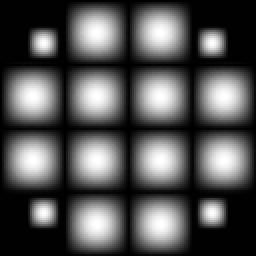
#> input picture hw4/test images/demo-2.tif, 128 x 128 px, found by its file name (shown 2 times larger)
$ python 2.py
#> lines starting #> are read from the running program, lines starting #| are printed output that depends on the picture
#> further down, image is the input picture: shape (128, 128); min 0, max 255, mean 83.5
import cv2
import os
import numpy as np

# Daubechies小波的低通和高通滤波器系数
def daubechies_wavelet_filters():
    # db1 小波 (Haar小波)
    # low_pass = np.array([1 / np.sqrt(2), 1 / np.sqrt(2)])
    # high_pass = np.array([-1 / np.sqrt(2), 1 / np.sqrt(2)])
    g0 = np.array([0.0332, -0.0126, -0.0992, 0.2979, 0.8037, 0.4976, -0.0296, -0.0758])
    g1 = np.array([0.0758, 0.0296, -0.4976, 0.8037, -0.2979, -0.0992, 0.0126, 0.0332])
    h0 = np.array([0.0758, -0.0296, -0.4976, -0.8037, -0.2979, 0.0992, 0.0296, -0.0758])
    h1 = np.array([0.0332, 0.0126, -0.0992, -0.2979, 0.8037, -0.4976, -0.0296, 0.0758])

    return h0, h1, g0, g1

# 卷积函数
def convolve(signal1, signal2):
    # 获取输入信号的长度
    len_signal1 = len(signal1)
    len_signal2 = len(signal2)

    # 计算卷积结果的长度
    output_length = len_signal1 + len_signal2 - 1
    output = np.zeros(output_length)

    # 进行卷积操作
    for i in range(len_signal1):
        for j in range(len_signal2):
            output[i + j] += signal1[i] * signal2[j]

    return output

# 一维小波变换
def discrete_wavelet_transform_1d(signal):
    # 获取Daubechies小波的滤波器系数
    low_pass, high_pass, _, _ = daubechies_wavelet_filters()

    # 低频和高频系数
    # cA = np.convolve(signal, low_pass, mode='full')[::2]
    # cD = np.convolve(signal, high_pass, mode='full')[::2]

    cA = convolve(signal, low_pass)[::2]
    cD = convolve(signal, high_pass)[::2]

    return cA, cD

# 二维小波变换
def discrete_wavelet_transform_2d(image):
    # 对图像的每一行进行一维小波变换
    rows_transformed_0 = np.zeros_like(image, dtype=np.float64)
    rows_transformed_1 = np.zeros_like(image, dtype=np.float64)
    cA_rows = []
    cD_rows = []

    for i in range(image.shape[0]):
        cA, cD = discrete_wavelet_transform_1d(image[i, :])
        cA_rows.append(cA)
        cD_rows.append(cD)
        rows_transformed_0[i, :len(cA)] = cA  # 保存低频系数
        rows_transformed_1[i, :len(cD)] = cD  # 保存高频系数

    cA_rows = np.array(cA_rows)
    cD_rows = np.array(cD_rows)

    # 对每一列进行一维小波变换
    cA_ = []
    cV_ = []

    for i in range(len(cA_rows[0])):
        cA, cV = discrete_wavelet_transform_1d(rows_transformed_0[:, i])
        cA_.append(cA)
        cV_.append(cV)
#> this loop made 68 passes
    cA_final = np.array(cA_).T
    cV_final = np.array(cV_).T

    cH_ = []
    cD_ = []

    for i in range(len(cD_rows[0])):
        cH, cD = discrete_wavelet_transform_1d(rows_transformed_1[:, i])
        cH_.append(cH)
        cD_.append(cD)

    cH_final = np.array(cH_).T
    cD_final = np.array(cD_).T
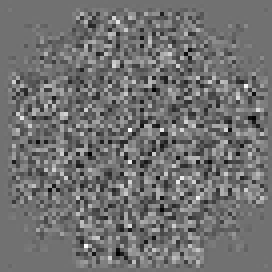
#> cD_final: shape (68, 68) float64 (shown 4 times larger); min -2.86, max 3.56, mean -0.0073; drawn with min black and max white

    return cA_final, cV_final, cH_final, cD_final

def concatenate_images(i1, i2, i3, i4):
    top_row = np.hstack((i1, i2))
    bottom_row = np.hstack((i3, i4))
    return np.vstack((top_row, bottom_row))


def process(image, level=1):
    # 进行二维小波变换
    cA, cV, cH, cD = discrete_wavelet_transform_2d(image)

    # 归一化系数到 0-255 范围
    cA_norm = cv2.normalize(cA, None, 0, 255, cv2.NORM_MINMAX)
    cH_norm = cv2.normalize(cH, None, 0, 255, cv2.NORM_MINMAX)
    cV_norm = cv2.normalize(cV, None, 0, 255, cv2.NORM_MINMAX)
    cD_norm = cv2.normalize(cD, None, 0, 255, cv2.NORM_MINMAX)

    # 将子图调整为相同大小（保持近似系数的大小）
    size = (cA.shape[1], cA.shape[0])

    # 使用归一化的系数并调整大小
    cA_resized = cA_norm
    cD_resized = cD_norm
    cH_resized = cH_norm
    cV_resized = cV_norm

    if level > 1:
        # 递归调用 process 函数
        cA_resized = process(cA_resized, level - 1)

    cA_resized = cv2.resize(cA_resized, size, interpolation=cv2.INTER_LANCZOS4)

    reconstructed_image = concatenate_images(cA_resized, cV_resized, cH_resized, cD_resized)

    return reconstructed_image

# 设置工作目录并加载图像
current_dir = os.path.dirname(os.path.abspath(__file__))
os.chdir(current_dir)
image_path = r"test images\\demo-2.tif"
image = cv2.imread(image_path, cv2.IMREAD_GRAYSCALE)

# 处理图像以获取最终结果
result1 = process(image, 1)
result2 = process(image, 2)
#> call 2 of process, with level = 2
#> the loop in discrete_wavelet_transform_2d (call 2), `for i in range(len(cA_rows[0])):` made 68 passes
#> the loop in discrete_wavelet_transform_2d (call 2), `for i in range(len(cD_rows[0])):` made 68 passes
#> after the loop in discrete_wavelet_transform_2d (call 3), `for i in range(image.shape[0]):`:
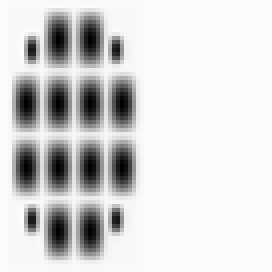
#> rows_transformed_0: shape (68, 68) float64 (shown 4 times larger); min -379.2, max 4.76, mean -56.82; drawn with min black and max white
#> after the loop in discrete_wavelet_transform_2d (call 3), `for i in range(image.shape[0]):`:
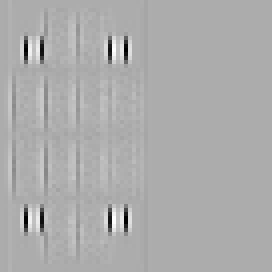
#> rows_transformed_1: shape (68, 68) float64 (shown 4 times larger); min -25.73, max 12.34, mean 0.0913; drawn with min black and max white
#> the loop in discrete_wavelet_transform_2d (call 3), `for i in range(len(cA_rows[0])):` made 38 passes
#> the loop in discrete_wavelet_transform_2d (call 3), `for i in range(len(cD_rows[0])):` made 38 passes
#> in process (call 2), `cA_resized = cv2.resize(cA_resized, size, interpolation=cv2.INTER_LANC..`:
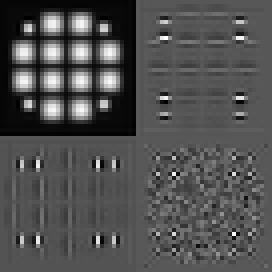
#> cA_resized: shape (68, 68) float64 (shown 4 times larger); min -4.12, max 259.6, mean 79.6; drawn with min black and max white
#> in concatenate_images (call 3), `top_row = np.hstack((i1, i2))`:
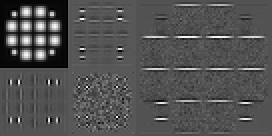
#> top_row: shape (68, 136) float64 (shown 2 times larger); min -4.12, max 259.6, mean 80.8; drawn with min black and max white
#> in concatenate_images (call 3), `return np.vstack((top_row, bottom_row))`:
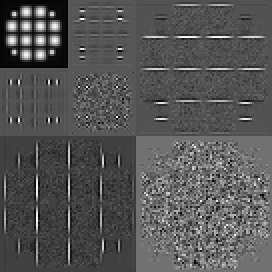
#> returned value: shape (136, 136) float64 (shown 2 times larger); min -4.12, max 259.6, mean 84.6; drawn with min black and max white
result3 = process(image, 3)
#> in concatenate_images (call 4), `bottom_row = np.hstack((i3, i4))`:
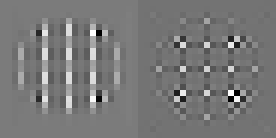
#> bottom_row: shape (23, 46) float64 (shown 6 times larger); min -6.65e-15, max 255, mean 120.3; drawn with min black and max white

# 保存结果
cv2.imwrite("result\\2-1.jpg", result1)
cv2.imwrite("result\\2-2.jpg", result2)
cv2.imwrite("result\\2-3.jpg", result3)
